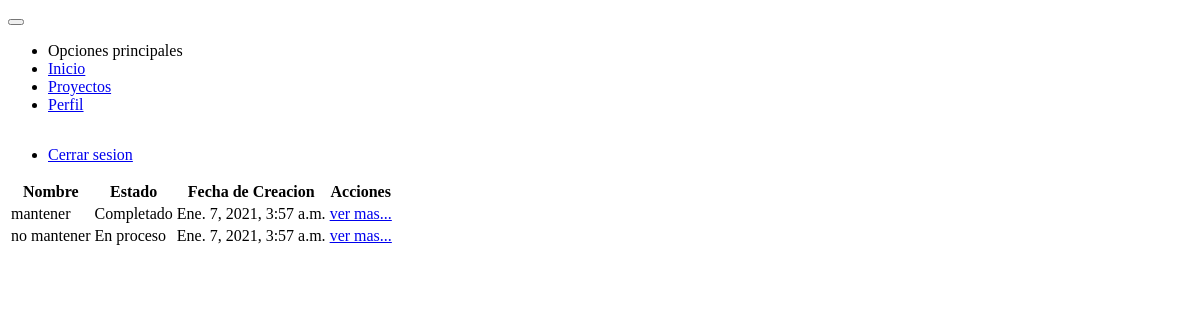
The app's page /proyectos/ver/celulares/ (signed in), older data.
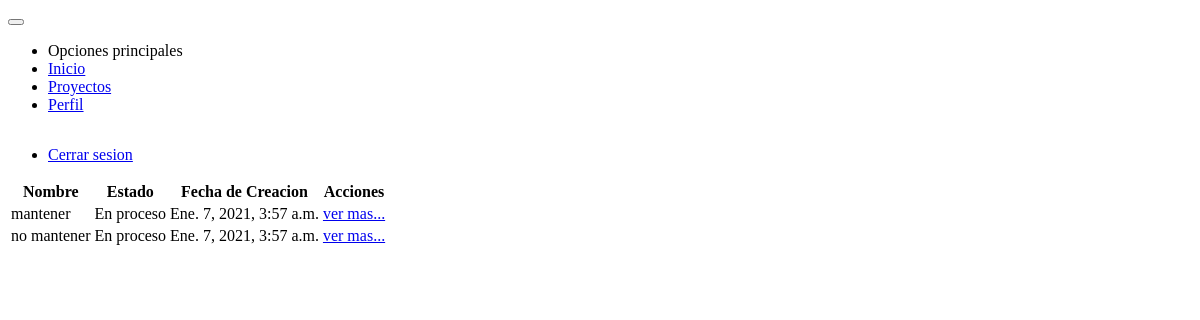
The same page, newer data.
### tasks/models.py (models this page shows, shortened)
class Task(models.Model):
    project = models.ForeignKey(Project, on_delete=models.CASCADE)
    type_task = models.ForeignKey(TypeTask, on_delete=models.CASCADE)
    task = models.CharField(max_length=50)
    description = models.TextField()
    status = models.BooleanField(default=False)
    percentage = models.IntegerField(default=0)
    slug = models.SlugField(max_length=60, unique=True)
    created_at = models.DateTimeField(auto_now_add=timezone.now)
    updated_at = models.DateTimeField(auto_now=timezone.now)

### projects/views.py (the view)
# urls.py: path('proyectos/ver/<slug>/', views.ProjectView.as_view(), name='view_project'),
class ProjectView(LoginRequiredMixin, DetailView):
    login_url = 'users:login'
    template_name = 'projects/view_project.html'
    def get_queryset(self):
        developer = User.objects.filter(pk=self.request.user.pk).first()
        return Project.objects.filter(developer=developer).annotate(Count('task__activities'))

### projects/templates/projects/view_project.html (shortened to what this page needs)
{% extends 'base.html' %}
{% block content %}
    <div class="card text-center">
        <div class="card-content m-2">
            <table class="table" data-role="table" data-horizontal-scroll="true" data-table-search-title="Buscar: " data-table-rows-count-title="Cantidad a mostrar" data-search-threshold="25">
                    <thead>
                        <tr>
                            <th>Nombre</th>
                            <th>Estado</th>
                            <th>Fecha de Creacion</th>
                            <th>Acciones</th>
                        </tr>
                    </thead>
                    <tbody>
                        {% for task in object.task_set.all %}
                            <tr>
                                <td>{{ task.task }}</td>
                                <td>{{ task.status|yesno:'Completado,En proceso' }}</td>
                                <td>{{ task.created_at }}</td>
                                <td>
                                    <a href="{% url 'tasks:update_task' task.slug %}" class="button info"> ver mas...</a>
                                </td>
                            </tr>
                        {% endfor %}
                    </tbody>
            </table>
        </div>
    </div>
{% endblock %}

Row changes from the older to the newer data that the page shows:
changed Task "mantener": status "Completado" → "En proceso"
